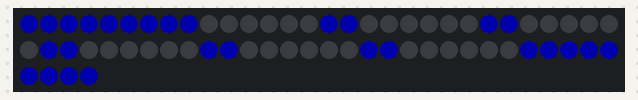
Recording of a sketch running on a simulated Arduino Uno, built with avr-gcc and run on an emulated ATmega328P. Shown: 64 RGB LEDs in strip order, left to right, continuing on the next row. Dim RGB values are drawn brighter than linear.

Above: at 10.4 s.
At 12.7 s:
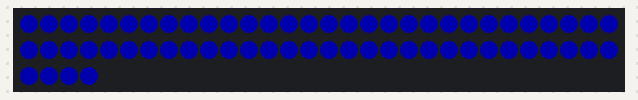
At 14.4 s:
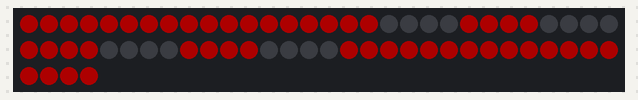
At 16.0 s:
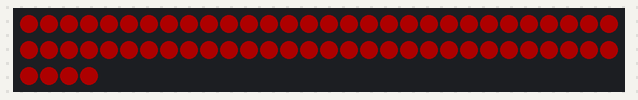
At 19.2 s:
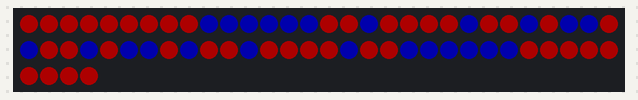
At 38.6 s:
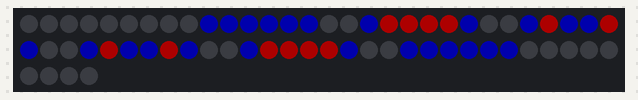

Measured:
- what the display in image 0 shows lasts 0.7 s, from 10.4 s to 11.1 s

The sketch:

cd77_NeoPixel_NeoMatrix_8X8_panel_Fun_with_Trinket.ino
```cpp
// For an Adafruit Trinket and NeoPixel NeoMatrix 8X8 panel created by Chemdoc77 (aka Dr. K. White)
// Published 10/14/2014
// Works on Arduino Uno and Nano but remember to change PIN to 6.
// Based on Adafruit's ColorWipe function.
// Thanks to all of the great people at Adafruit.com for their amazing products, great tutorials and outstanding forum help.

/*This is free software: you can redistribute it and/or modify
it under the terms of the GNU Lesser General Public License as
published by the Free Software Foundation, either version 3 of
the License, or (at your option) any later version.
This software is distributed in the hope that it will be useful,
but WITHOUT ANY WARRANTY; without even the implied warranty of
MERCHANTABILITY or FITNESS FOR A PARTICULAR PURPOSE. See the
GNU Lesser General Public License, see
http://www.gnu.org/licenses/, for more details.
*/


#include <Adafruit_NeoPixel.h>

    #define PIN 1         // Parameter 1 = number of pixels in strip
                          // Parameter 2 = pin number (most are valid)
                          // Parameter 3 = pixel type flags, add together as needed:
                          // NEO_KHZ800 800 KHz bitstream (most NeoPixel products w/WS2812 LEDs)
                          // NEO_KHZ400 400 KHz (classic 'v1' (not v2) FLORA pixels, WS2811 drivers)
                          // NEO_GRB Pixels are wired for GRB bitstream (most NeoPixel products)
                          // NEO_RGB Pixels are wired for RGB bitstream (v1 FLORA pixels, not v2)
    Adafruit_NeoPixel strip = Adafruit_NeoPixel(64, PIN, NEO_GRB + NEO_KHZ800);


   // arrays for forward spiral
      uint8_t x;  // number of elements in an array
      uint8_t boxarray1[] = {0, 1, 2, 3, 4, 5, 6, 7, 15, 23, 31, 39, 47, 55, 63, 62, 61, 60, 59, 58, 57, 56, 48, 40, 32, 24, 16, 8};
      uint8_t boxarray2[] = {9, 10, 11, 12, 13, 14, 22, 30, 38, 46, 54, 53, 52, 51, 50, 49, 41, 33, 25, 17};
      uint8_t boxarray3[] = {18, 19, 20, 21, 29, 37, 45, 44, 43, 42, 34, 26};
      uint8_t boxarray4[] = {27, 28, 36, 35};
   // array of the number of elements in each array above
      uint8_t boxtotalarray[] = {28, 20, 12, 4};
   // array of the above arrays
      const unsigned char * bigboxarray[] ={boxarray1, boxarray2, boxarray3, boxarray4};

  // arrays for reverse spiral
     uint8_t revboxarray1[] = {35, 36, 28, 27};
     uint8_t revboxarray2[] = {26, 34, 42, 43, 44, 45, 37, 29, 21, 20, 19, 18};
     uint8_t revboxarray3[] = {17, 25, 33, 41, 49, 50, 51, 52, 53, 54, 46, 38, 30, 22, 14, 13, 12, 11, 10, 9};
     uint8_t revboxarray4[] = {8, 16, 24,  32, 40, 48, 56, 57, 58, 59, 60, 61, 62, 63, 55, 47, 39, 31, 23, 15, 7, 6, 5, 4, 3, 2, 1, 0};
  // array of the number of elements in each array above
     uint8_t revboxtotalarray[] = {4, 12, 20, 28};
  // array of the above arrays
     const unsigned char * revbigboxarray[] ={revboxarray1, revboxarray2, revboxarray3, revboxarray4};


// the setup routine runs once when you press reset:
    void setup() {
    strip.begin();
    strip.show();                // initialize all pixels to 'off'
 }

// the loop routine runs over and over again forever;
void loop() {

    //forward spiral
      cd77_8X8_spiral_colorWipe(strip.Color(50, 0, 0), 50); //red spiral
      cd77_8X8_spiral_colorWipe(strip.Color(0, 0, 50), 50); //blue spiral
      cd77_8X8_spiral_colorWipe(strip.Color(50, 0, 0), 50); //red spiral
      cd77colorallfill(strip.Color(0, 0, 0), 250);          // clears color

    // Generates box colorWipe - one full square at a time - all with same color
    // All blue squares
      cd77_8X8_box_colorWipe(strip.Color(0, 0, 50), 750); // blue boxes
      cd77colorallfill(strip.Color(0, 0, 0), 250); // clears color

    // All red squares
      cd77_8X8_box_colorWipe(strip.Color(50, 0, 0), 750); // red boxes
      cd77colorallfill(strip.Color(0, 0, 0), 250); // clears color

    // Generates Box colorWipe - one full square at a time - all with different colors
      cd77_fullallbox_colorWipe(strip.Color(0, 0, 50), 750, boxarray4, 4); // single blue box
      cd77_fullallbox_colorWipe(strip.Color(50, 0, 0), 750, boxarray3, 12); // single red box
      cd77_fullallbox_colorWipe(strip.Color(0, 0, 50), 750, boxarray2, 20); // single blue box
      cd77_fullallbox_colorWipe(strip.Color(50, 0, 0), 750, boxarray1, 28); // single red box
      cd77colorallfill(strip.Color(0, 0, 0), 250); // clears color


}


// Functions for loop -----------------------------------------------------------------


// Fills the NeoMatrix 8X8 panel in a spiral -  one neopixel after the other
void cd77_8X8_spiral_colorWipe(uint32_t c, uint16_t wait) {

  for(uint16_t j=0; j<4; j++) {
     uint16_t x=boxtotalarray[j];
  for(uint16_t k=0; k<x; k++) {
      strip.setPixelColor(bigboxarray[j][k], c);
      strip.show();
      delay(wait);
   }
  }
}


// Fills the NeoMatrix 8X8 panel in a squares -  one square after the other
void cd77_8X8_box_colorWipe(uint32_t c, uint16_t wait) {

  for(uint16_t j=0; j<4; j++) {
     uint16_t x=boxtotalarray[j];
  for(uint16_t k=0; k<x; k++) {
      strip.setPixelColor(bigboxarray[j][k], c);
   }
     strip.show();
     delay(wait);
  }

}


// Fill the NeoMatrix 8X8 panel - one square at a time
void cd77_fullallbox_colorWipe(uint32_t c, uint16_t wait, uint8_t* boxarray, int x) { // Note: boxarray is the name of the array being used.  x is the number of members in the array being used.

   for(uint16_t i=0; i<x; i++) {
      strip.setPixelColor(boxarray[i], c);
   }
      strip.show();
      delay(wait);
  }


// Fills all of the NeoPixels of the matrix at the same time
void cd77colorallfill(uint32_t c, uint16_t wait) {
      for(uint16_t i=0; i<strip.numPixels(); i++) {
      strip.setPixelColor(i, c);
      }
      strip.show();
      delay(wait);
}
```
